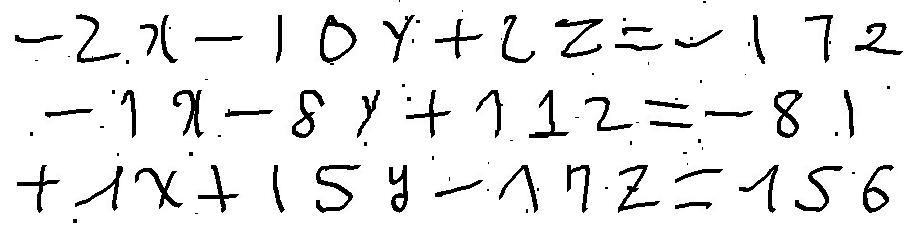
#> input picture data/synthetic_scanned_sles/sle_synthetic_2020-10-23-15-01-06539.jpg, 915 x 225 px; its folder holds only this picture in this run
$ jupyter execute --allow-errors parse_sle_images.ipynb   (older library calls are emulated)
#> lines starting #> are read from the running program, lines starting #| are printed output that depends on the picture; after the words box and inside, x2 and y2 are one past the last pixel; in counts of white or black regions, pixels touching at a corner belong together
# Parse SLE images

[cell 1]
from __future__ import print_function
import cv2 as cv
import numpy as np
import random as rng
from matplotlib import pyplot as plt
import pandas as pd
import math
import os
from PIL import Image

## Inspect data

Let's inspect the data in our scanned images directory and one randomly chosen image.

[cell 2]
directory = './data/synthetic_scanned_sles'
rand_index = np.random.randint(len(os.listdir(directory)))

rand_filename = os.listdir(directory)[rand_index]
#rand_filename = 'sle_synthetic_2020-10-21-18-13-08780.jpg'
src = cv.imread(os.path.join(directory, rand_filename))
#> src is the input picture: shape (225, 915, 3); min 0, max 255, mean 235.3
image = src.copy()
print(f"{len(os.listdir(directory))} files in diectory {directory}")
print(f"{os.listdir(directory)[:5]} ...")

[cell 3]
fig, axes = plt.subplots(1, 2, figsize = (15, 5))
axes[0].imshow(image)
axes[0].set_title(rand_filename)
axes[1].hist(image.flatten())
axes[1].set_title("pixel value distribution")
plt.show()
print(f"image shape: height {image.shape[0]}, width {image.shape[1]}, channels {image.shape[2]}")
#| image shape: height 225, width 915, channels 3

Load the information stored in the annotations csv.

[cell 4]
#parse annotations
def parse_annotations(csv_file):
    df = pd.read_csv(csv_file, delimiter = ";", header = None, names =  ['file', 'n_rows', 'n_symbols', 'symbols', 'A', 'b', 'x', 'dilation', 'n_fragments', 'fragment_size'], index_col = 'file')

    return df

csv_filename = 'sle_image_annotations.csv'
#> (the rest of this cell did not finish here and is left out)

#> (a cell that did not finish here is left out)

## Transform and clean image

### Convert to binary image

Convert image to single channel with pixel values either 0 or 255.

[cell 6]
def transform_image(image, plot = False):
    """convert to grayscale for thresholding and then to binary image"""
#> called with plot = True
    image_gray = cv.cvtColor(image, cv.COLOR_BGR2GRAY)

    ret, image_threshed = cv.threshold(image_gray, 150, 255, cv.THRESH_OTSU + cv.THRESH_BINARY_INV)
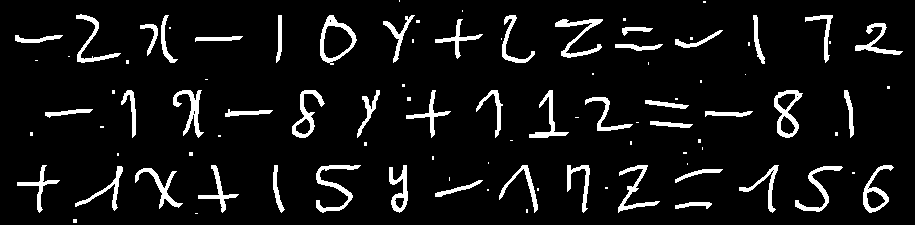
#> image_threshed: shape (225, 915); 7.5% white; 97 white regions (49 under 20 px)
#> ret = 39

    if plot:
        fig, axes = plt.subplots(1,3, figsize = (20,40))
        axes[0].imshow(image)
        axes[0].set_title("original image")
        axes[1].imshow(image_gray, cmap = "gray")
        axes[1].set_title("grayscale image")
        axes[2].imshow(image_threshed, cmap = "gray")
        axes[2].set_title("inverse binary image")
        plt.show()

    print(f"image_orig shape: {image.shape}")
#| image_orig shape: (225, 915, 3)
    print(f"image_gray shape: {image_gray.shape}")
#| image_gray shape: (225, 915)
    print(f"image_threshed shape: {image_threshed.shape}")
#| image_threshed shape: (225, 915)
    print(f"unique pixel values: {np.unique(image_threshed)}")
#| unique pixel values: [  0 255]

    return image_threshed

image_transformed = transform_image(image, plot = True)

### Remove fragments from image

Most images contain some sort of fragments. Dust or particels on camera lenses, sensor or on the scanned sheet of paper itself result in these dark spots in the image. It shoudl be able to identify them as small contours with an area well below the mean are value of all contours.

[cell 7]
def remove_fragments(image, fraction = 0.1, plot = False, debug = False):
    """removes unwanted ragments from an image identified by their area in
    relation to the mean contour area of the whole image
    params:
        image: image array
        fraction: fraction of mean contour area used as threshold
    """
#> called with fraction = 0.2, plot = True, debug = False

    print("only parent contours are inspected")
    contours, hierarchy = cv.findContours(image, cv.RETR_EXTERNAL, cv.CHAIN_APPROX_NONE)
#> contours = 97 contours, 49 with area under 20; largest, box (x1, y1, x2, y2) and area: (320, 15, 357, 65) 1132, (774, 90, 803, 138) 804, (863, 165, 894, 213) 574, (292, 90, 325, 138) 540, (316, 165, 361, 213) 440

    #show all found contours
    image_all_contours = image.copy()
    image_all_contours = np.expand_dims(image_all_contours, axis=2).repeat(3, axis=2)
#> image_all_contours: shape (225, 915, 3); 7.5% white; 97 white regions (49 under 20 px), largest, box (x1, y1, x2, y2) and area: (316, 165, 361, 213) 568, (555, 19, 603, 58) 545, (774, 90, 803, 138) 529
    for k, _ in enumerate(contours):
        image_all_contours = cv.drawContours(image_all_contours, contours, k, (0, 125, 255), math.ceil(image.shape[0]/50))
#> this loop made 97 passes
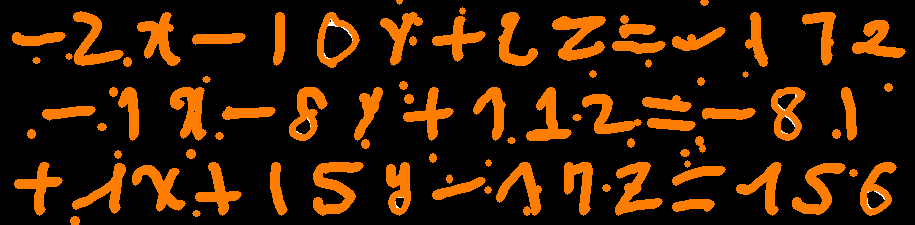
#> image_all_contours: shape (225, 915, 3); mean of channels 0, 1, 2 0.2, 24.1, 49; drawn as B, G, R

    #create prefilled mask
    mask = np.ones(image.shape[:2], dtype="uint8")

    #show small contours
    contour_areas = []
    power = 1
    for c, contour in enumerate(contours):
        contour_areas.append(cv.contourArea(contour) / image.shape[0] / image.shape[1])
#> this loop made 97 passes
#> contour on passes 2, 5, 25, 26, 31, 34, 40: [[195, 213], [196, 213], [197, 213], [196, 213]], [[487, 189], [487, 190], [488, 190], [488, 189]], [[687, 163], [687, 164]], [[488, 162], [488, 163]], [[702, 147], [702, 148], [702, 149], [702, 148]], [[510, 140], [511, 140], [512, 140], [511, 140]], [[636, 122], [637, 122], [638, 122], [637, 122]]
#> after the loop, contour_areas = 97 values, max 0.0055 at index 90, min 0 at index 1, mean 0.000664

    contour_areas_p = fraction * np.mean(np.array(contour_areas))
#> contour_areas_p = 0.000133

    if debug:
        print(f" {fraction}% of mean used to cut areas below this value ({contour_areas_p})")
        print(f"{power} power of contour area used for thresholding")

    image_small_contours = image.copy()
    image_small_contours = np.expand_dims(image_small_contours, axis=2).repeat(3, axis=2)

    dropped_indices = []
    for c, contour in enumerate(contours):
        if((cv.contourArea(contour) / image.shape[0] / image.shape[1]) ** power < contour_areas_p):
            dropped_indices.append(c)
            image_small_contours = cv.drawContours(image_small_contours, contours, c, (0, 0, 255), math.ceil(image.shape[0]/50))
            #add the unwanted contours
            cv.drawContours(mask, [contour], -1, 0, -1)
#> image_small_contours: shape (225, 915, 3); mean of channels 0, 1, 2 18.7, 18.7, 21.9
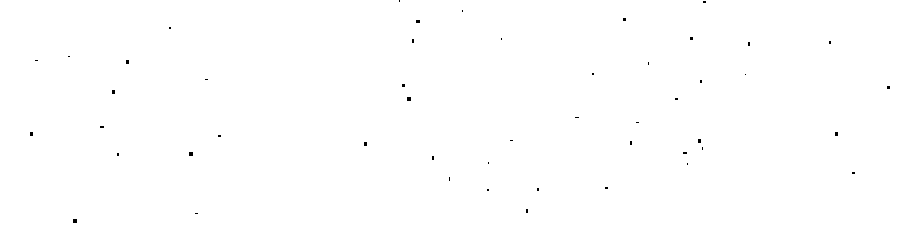
#> mask: shape (225, 915); values 0 (black) and 1 (white), 99.8% white; black in thin lines or dots
#> after the loop, dropped_indices = 49 values from 0 to 96
    print(f"indices of areas dropped {dropped_indices}")
#| indices of areas dropped [0, 1, 2, 4, 5, 6, 8, 9, 24, 25, 26, 27, 28, 29, 30, 31, 32, 33, 34, 35, 36, 37, 38, 39, 41, 46, 48, 58, 59, 60, 61, 62, 63, 64, 65, 66, 67, 68, 70, 71, 72, 73, 74, 79, 82, 85, 94, 95, 96]

    #apply the mask
    image_cleaned = cv.bitwise_and(image, image, mask = mask)

    if plot:
        # [4 lines of commented-out code are left out]

        fig, axes = plt.subplots(1,4, figsize = (30,20))
        axes[0].imshow(image)
        axes[0].set_title("original")
        axes[1].imshow(image_all_contours)
        axes[1].set_title("all contours")
        axes[2].imshow(image_small_contours)
        axes[2].set_title("contours with area below threshold (blue)")
        axes[3].imshow(image_cleaned)
        axes[3].set_title("cleaned")
        plt.show()

    return image_cleaned

image_cleaned = remove_fragments(image_transformed, fraction = 0.2, plot = True )

## Find the lines of the linear equation system

Now extract upper and lower horizontal borders of the single equations. An upper border is a line (one value in histogram) where the value is lower than a predefined threshold `threshold` and the next line has a value > `threshold`

[cell 8]
def find_borders(image, threshold = 1, dilation = 0, padding = 0, plot = False):
    """find borders in an image. An upper border is a line (one value in histogram)
    where the value is lower than a predefined threshold `threshold` and
    the next line has a value > `threshold`
    The image can be dilated. In combination with a higher threshold value dilation can
    ensure that only borders dividing very dense areas from nearly blank areas are found.
    Otherwise fractals in blank areas would create borders too.
    params:
        image: image array
        threshold: threshold value see above
        dilation: dilation steps to perform before identifiying borders
        padding: amount of pixels to add to the borders (increases later extracted line images)
    """
#> called with threshold = 1, dilation = 30, padding = 1, plot = True

    image_local = image.copy()
    #only dilate in x direction
    kernel = np.ones([1,2])
    image_dilated_x = cv.dilate(image_local, kernel, iterations = dilation)
#> image_dilated_x: shape (225, 915); 34.9% white; 24 white regions, largest, box (x1, y1, x2, y2) and area: (316, 165, 568, 213) 7265, (435, 15, 753, 63) 7099, (75, 165, 269, 213) 5672

    #only dilate in y direction
    kernel = np.ones([2,1])
    image_dilated_y = cv.dilate(image_local, kernel, iterations = dilation)
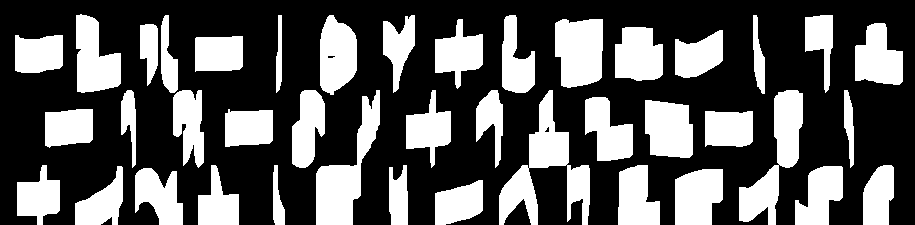
#> image_dilated_y: shape (225, 915); 34.6% white; 41 white regions, largest, box (x1, y1, x2, y2) and area: (499, 90, 590, 225) 4358, (316, 90, 380, 225) 3485, (739, 90, 803, 225) 3456

    hist_row = cv.reduce(image_dilated_x, 1, cv.REDUCE_AVG).reshape(-1)
#> hist_row = 225 values, max 186 at index 203, min 0 at index 0, mean 88.86
    hist_col = cv.reduce(image_dilated_y, 0, cv.REDUCE_AVG).reshape(-1)
#> hist_col = 915 values, max 181 at index 585, min 0 at index 0, mean 88.26

    borders_0_row = [i - padding for i in range(len(hist_row)-1)  if hist_row[i] <= threshold and hist_row[i+1] >  threshold]
#> borders_0_row = [12, 88, 163]
    borders_1_row = [i + padding for i in range(len(hist_row)-1)  if hist_row[i] > threshold and hist_row[i+1] <= threshold]
#> borders_1_row = [65, 138, 213]
    print(borders_0_row)
#| [12, 88, 163]
    print(borders_1_row)
#| [65, 138, 213]

    borders_0_col = [i for i in range(len(hist_col)-1)  if hist_col[i] <= threshold and hist_col[i+1] > threshold]
#> borders_0_col = [14, 291, 382, 843, 854]
    borders_1_col = [i for i in range(len(hist_col)-1)  if hist_col[i] > threshold and hist_col[i+1] <= threshold]
#> borders_1_col = [284, 379, 842, 853, 902]

    #if dimension == 0 and len(borders_0) > 1:
    if len(borders_0_col) > 1:
        borders_0_col = [borders_0_col[0]]
#> borders_0_col = [14]
        borders_1_col = [borders_1_col[-1]]
#> borders_1_col = [902]

    #print(f"borders found for dimension {dimension} (0: vertical borders, 1 : horizontal borders)")
    print(f"{len(list(zip(borders_0_row, borders_1_row)))} row border pairs were found")
#| 3 row border pairs were found
    print(list(zip(borders_0_row, borders_1_row)))
#| [(12, 65), (88, 138), (163, 213)]
    print(f"{len(list(zip(borders_0_col, borders_1_col)))} col border pairs were found")
#| 1 col border pairs were found
    print(list(zip(borders_0_col, borders_1_col)))
#| [(14, 902)]

    borders_all_row = borders_0_row + borders_1_row
#> borders_all_row = [12, 88, 163, 65, 138, 213]
    borders_all_col = borders_0_col + borders_1_col
#> borders_all_col = [14, 902]
    image_borders_row = image.copy()
    image_borders_col = image.copy()
    image_borders_all = image.copy()

    line_width = math.ceil(image.shape[1]/500)
    #print(line_width)
    for border in borders_all_row:
        for i in range(line_width):
            image_borders_row[min(image.shape[0] - 1, border + i),:] = 128
#> this loop made 6 passes
#> border on passes 1 to 6: 12, 88, 163, 65, 138, 213
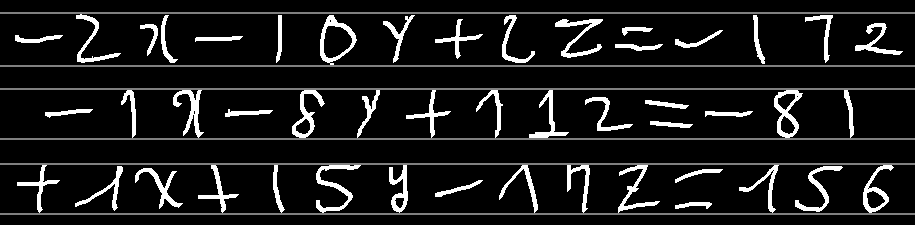
#> image_borders_row: shape (225, 915); min 0, max 255, mean 25.5
            #image_borders_all[max(image.shape[0]border + i,:] = 128

    for border in borders_all_col:
        for i in range(line_width):
            image_borders_col[:, min(image.shape[1] - 1, border + i)] = 128
#> this loop made 2 passes
#> image_borders_col: shape (225, 915); min 0, max 255, mean 19.3
            #image_borders_all[:,border + i] = 128

    #plotting
    if plot:
        fig, axes = plt.subplots(3,3, figsize=(15, 15))

        axes[0][1].barh(range(len(hist_row)), hist_row)
        axes[1][0].bar(range(len(hist_col)), hist_col)
        axes[0][0].imshow(image_local, aspect = "auto")
        axes[0][2].imshow(image_borders_row, aspect = "auto")
        axes[2][0].imshow(image_borders_col, aspect = "auto")
        axes[1][1].imshow(image_borders_all, aspect = "auto")
        axes[1][2].imshow(image_dilated_x, aspect = "auto")
        axes[2][1].imshow(image_dilated_y, aspect = "auto")
        plt.show()

    assert len(borders_0_row) + len(borders_1_row), 'no row borders found'
    assert len(borders_0_row) == len(borders_1_row), 'uneven number of row borders'
    assert len(borders_0_col) + len(borders_1_col), 'no col borders found'
    assert len(borders_0_col) == len(borders_1_col), 'uneven number of col borders'

    return (list(zip(borders_0_col,borders_1_col)), list(zip(borders_0_row,borders_1_row)))

#test
borders_x, borders_y = find_borders(image_cleaned, threshold = 1, dilation = 30, padding = 1, plot = True)
#> borders_x = [(14, 902)]; borders_y = [(12, 65), (88, 138), (163, 213)]

Now extract the equations.

[cell 9]
def extract_sections(image, borders_x, borders_y, plot = False):
    """
    params:
        image: image array
        borders_x, boders_y: pixel values as locations of lower/upper and
        left/right borders used for cutting the sections
    returns:
        list of section coordinates as tuples (y1, y2, x1, x2)
    """
#> called with plot = True
    line_width = math.ceil(image.shape[1]/200)
    image_borders = image.copy()
    x1, x2 = borders_x[0]
#> x1 = 14; x2 = 902
    for i in range(line_width):
        image_borders[:, min(x1 + i, image.shape[1] - 1)] = 128
        image_borders[:, min(x2 + i, image.shape[1] - 1)] = 128
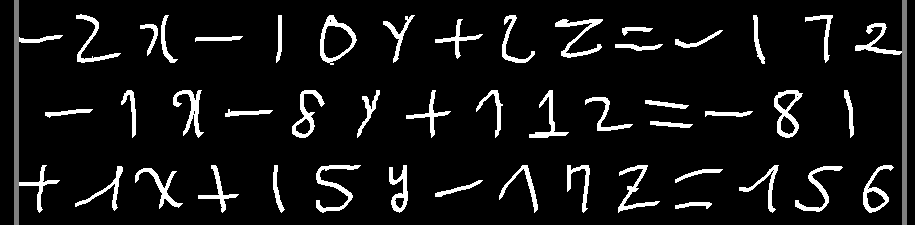
#> image_borders: shape (225, 915); min 0, max 255, mean 20.1

    sections = []

    for borders in borders_y:
        y1, y2 = borders
        sections.append(image[y1:y2,x1:x2])
        for i in range(line_width):
            image_borders[min(y1 + i, image.shape[0] - 1),:] = 128
            image_borders[min(y2 + i, image.shape[0] - 1),:] = 128
#> this loop made 3 passes
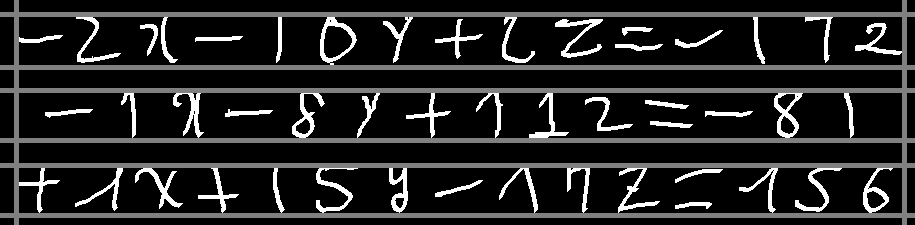
#> image_borders: shape (225, 915); 13.19% of pixels changed, all inside (x1, y1, x2, y2) = (0, 12, 915, 218)
#> after the loop, sections = 3 items

    #plot
    if plot:
        fig = plt.figure(figsize = (15, 5))
        grid = plt.GridSpec(len(borders_y), 3, wspace = 0.4, hspace = 0.3, figure = fig)
        plt.subplot(grid[:len(borders_y), 0])
        plt.imshow(image, aspect = "auto")
        plt.subplot(grid[:len(borders_y), 1])
        plt.imshow(image_borders, aspect = "auto")
        for i in range(len(borders_y)):
            plt.subplot(grid[i, 2])
            plt.imshow(sections[i], aspect = "auto")
#> this loop made 3 passes

        plt.show()
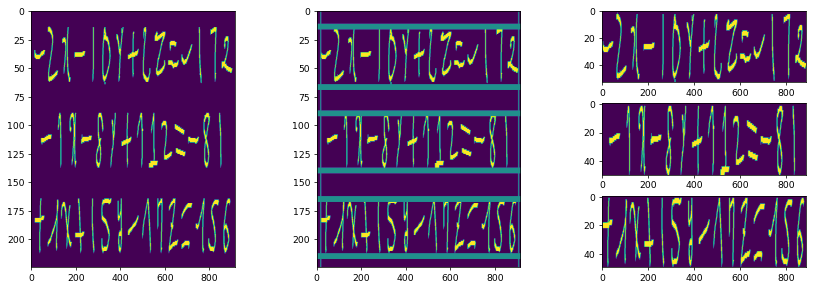
#> figure drawn by matplotlib, 5 panels

    return sections

sections = extract_sections(image_cleaned, borders_x, borders_y, plot = True)
#> sections = 3 items

## Extract figures for each equation

Similar to removing small fragments we find the single figures via openCVs findcontours feature.

[cell 10]
#find the contours
def plot_contour_image(image):
    contours,hierarchy = cv.findContours(image,cv.RETR_TREE,cv.CHAIN_APPROX_SIMPLE)
    image_all_contours = image.copy()
    image_all_contours = np.expand_dims(image_all_contours, axis=2).repeat(3, axis=2)
    for k, _ in enumerate(contours):
        image_all_contours = cv.drawContours(image_all_contours, contours, k, (0, 125, 255), math.ceil(image.shape[0]/50))
    plt.imshow(image_all_contours)
    plt.show()

    return


for i, section in enumerate(sections):
    plot_contour_image(section)

[cell 11]
def plot_contours(image):
    """
    image: 2D array
    """
    image_copy = image.copy()
    contours, hierarchy = cv.findContours(image_copy,cv.RETR_TREE,cv.CHAIN_APPROX_SIMPLE)
#> contours = 19 contours, 1 with area under 20; largest, box (x1, y1, x2, y2) and area: (306, 3, 343, 53) 1132, (309, 13, 339, 47) 719, (541, 7, 589, 46) 419, (62, 2, 107, 51) 317, (841, 11, 888, 43) 307
    #print(hierarchy)
    n = len(contours)
#> n = 19
    fig, axes = plt.subplots(1,n)

    for i in range(n):
        contour = contours[i]

        x_coords = [coord[0][0] for coord in contour]
        y_coords = [coord[0][1] for coord in contour]

        increase = 0
        #TODO check if <0 or größer Bild y
        x1 = min(x_coords) - increase
        x2 = max(x_coords) + increase
        y1 = min(y_coords) - increase
        y2 = max(y_coords) + increase

        image_contour = image[y1:y2,x1:x2]
        axes[i].imshow(image_contour)
#> this loop made 19 passes
#> (x1, x2, y1, y2) on passes 1, 3, 4, 5, 6, 7, 8, 9: (601, 648, 32, 38), (1, 48, 23, 30), (661, 708, 18, 35), (608, 638, 15, 23), (126, 143, 12, 43), (841, 887, 11, 42), (541, 588, 7, 45), (421, 468, 7, 46)

    plt.show()
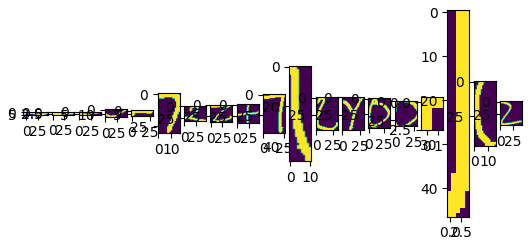
#> figure drawn by matplotlib, 19 panels

plot_contours(sections[0])

Okay, there might a problem with e.g. the equal sign, use dilation to get only a single area that can be found via contours, then apply those contour coordinates on the original image pre dilation.

[cell 12]
#dilation
kernel = cv.getStructuringElement(cv.MORPH_ELLIPSE,(2,2))
#> kernel = [[0, 1], [1, 1]]

for i, section in enumerate(sections):
    image_dilation = cv.dilate(section,kernel,iterations = 2)
    plot_contours(image_dilation)
#> this loop made 3 passes
#> n in plot_contours on passes 1 to 3: 19, 18, 19

[cell 13]
def extract_figures(image, dila_iterations_x = 1, dila_iterations_y = 1,
                    contour_thresh = 1, pixel_increase = 0, plot = False):
    """ extract a single image for each symbol in the line images. The areas resembling the symbols
    are found via contours (borders of areas of same pixel values)
    params:
        image: image array
        dila_iterations: number of dilation iterations used
        contour_tresh: minimum contour area a contour must have to be extracted
        pixel_increase: some padding for the extracted image
    returns: list of 2D image matrices sorted by their horizontal position in the image
    """
#> called with dila_iterations_x = 3, dila_iterations_y = 30, contour_thresh = 10, pixel_increase = 1, plot = True

    kernel_x = np.ones([1,2])
    image_dilation = cv.dilate(image, kernel_x, iterations = dila_iterations_x)
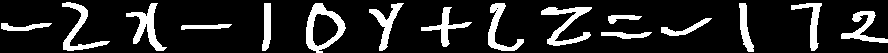
#> image_dilation: shape (53, 888); 14.8% white; 16 white regions, largest, box (x1, y1, x2, y2) and area: (306, 3, 346, 53) 767, (541, 7, 592, 46) 714, (126, 3, 167, 51) 647

    kernel_y = np.ones([2,1])
    image_dilation = cv.dilate(image_dilation, kernel_y, iterations = dila_iterations_y)
#> image_dilation: shape (53, 888); 42.6% white; 15 white regions

    #cv.RETR_EXTERNAL, only parents, all childs are discarded
    contours,hierarchy = cv.findContours(image_dilation, cv.RETR_EXTERNAL, cv.CHAIN_APPROX_SIMPLE)
#> contours = 15 contours; largest, box (x1, y1, x2, y2) and area: (541, 7, 592, 53) 2140, (306, 3, 346, 53) 1582, (601, 15, 652, 53) 1550, (421, 7, 472, 53) 1520, (62, 2, 110, 53) 1387
#> (the rest of the program and of its run is left out)
